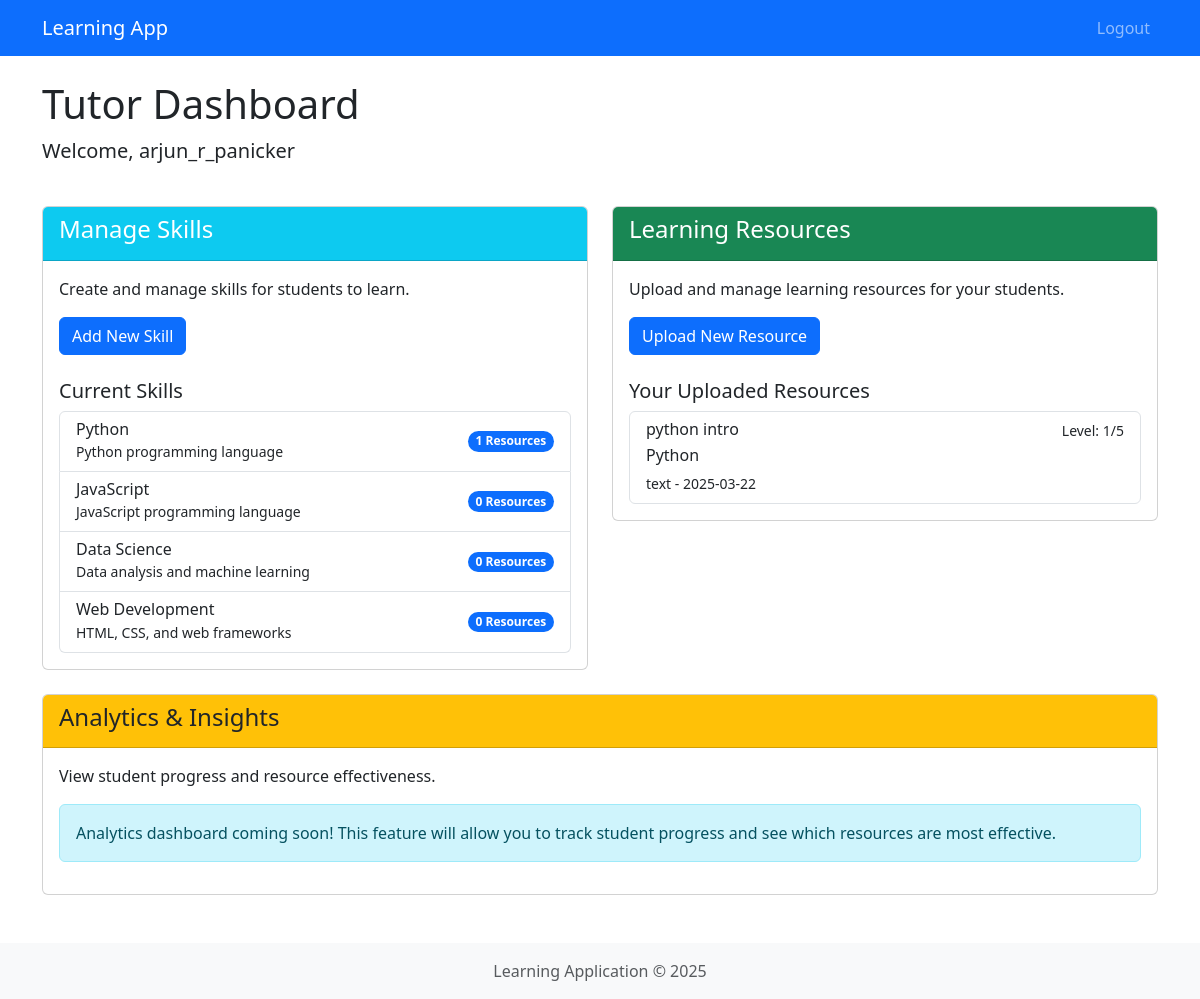
Page /tutor/dashboard (signed in) on the committed database.
### models.py (models this page shows)
class User(db.Model, UserMixin):
    id = db.Column(db.Integer, primary_key=True)
    username = db.Column(db.String(80), unique=True, nullable=False)
    email = db.Column(db.String(120), unique=True, nullable=False)
    password = db.Column(db.String(200), nullable=False)
    is_tutor = db.Column(db.Boolean, default=False)
    created_at = db.Column(db.DateTime, default=datetime.utcnow)
    assessments = db.relationship('Assessment', backref='user', lazy=True)

class Skill(db.Model):
    id = db.Column(db.Integer, primary_key=True)
    name = db.Column(db.String(100), unique=True, nullable=False)
    description = db.Column(db.Text)
    questions = db.relationship('Question', backref='skill', lazy=True)
    resources = db.relationship('Resource', backref='skill', lazy=True)

class Resource(db.Model):
    id = db.Column(db.Integer, primary_key=True)
    skill_id = db.Column(db.Integer, db.ForeignKey('skill.id'), nullable=False)
    title = db.Column(db.String(200), nullable=False)
    content_type = db.Column(db.String(50), nullable=False)  # 'pdf', 'text', etc.
    content = db.Column(db.Text, nullable=True)  # For text content
    file_path = db.Column(db.String(200), nullable=True)  # For PDFs
    proficiency_level = db.Column(db.Integer, nullable=False)  # 1-5 scale
    uploaded_by = db.Column(db.Integer, db.ForeignKey('user.id'), nullable=False)
    uploaded_at = db.Column(db.DateTime, default=datetime.utcnow)
    uploader = db.relationship('User')

### routes/tutor.py (the view)
@tutor_bp.route('/dashboard')
@login_required
def dashboard():
    if not current_user.is_tutor:
        return redirect(url_for('user.dashboard'))
    skills = Skill.query.all()
    resources = Resource.query.filter_by(uploaded_by=current_user.id).all()
    return render_template('tutor/dashboard.html',
                          skills=skills,
                          resources=resources)

### app.py (called while the page is built)
@login_manager.user_loader
def load_user(user_id):
    return User.query.get(int(user_id))

### templates/tutor/dashboard.html (shortened to what this page needs)
<!DOCTYPE html>
<html lang="en">
<head>
    <link rel="stylesheet" href="https://cdn.jsdelivr.net/npm/bootstrap@5.3.0/dist/css/bootstrap.min.css">
</head>
<body>
    <nav class="navbar navbar-expand-lg navbar-dark bg-primary">
        <div class="container">
            <a class="navbar-brand" href="#">Learning App</a>
            <div class="collapse navbar-collapse" id="navbarNav">
                <ul class="navbar-nav ms-auto">
                    <li class="nav-item">
                        <a class="nav-link" href="{{ url_for('auth.logout') }}">Logout</a>
                    </li>
                </ul>
            </div>
        </div>
    </nav>
    <div class="container mt-4">
        <div class="row">
            <div class="col-12">
                <h1>Tutor Dashboard</h1>
                <p class="lead">Welcome, {{ current_user.username }}</p>
            </div>
        </div>
        <div class="row mt-4">
            <div class="col-md-6">
                <div class="card">
                    <div class="card-header bg-info text-white">
                        <h4>Manage Skills</h4>
                    </div>
                    <div class="card-body">
                        <p>Create and manage skills for students to learn.</p>
                        <a href="{{ url_for('tutor.add_skill') }}" class="btn btn-primary">Add New Skill</a>
                        <div class="mt-4">
                            <h5>Current Skills</h5>
                            {% if skills %}
                                <div class="list-group">
                                    {% for skill in skills %}
                                        <div class="list-group-item d-flex justify-content-between align-items-center">
                                            <div>
                                                <h6 class="mb-0">{{ skill.name }}</h6>
                                                <small>{{ skill.description }}</small>
                                            </div>
                                            <span class="badge bg-primary rounded-pill">
                                                {{ skill.resources|length }} Resources
                                            </span>
                                        </div>
                                    {% endfor %}
                                </div>
                            {% else %}
                                <p class="text-muted">No skills have been added yet.</p>
                            {% endif %}
                        </div>
                    </div>
                </div>
            </div>
            <div class="col-md-6">
                <div class="card">
                    <div class="card-header bg-success text-white">
                        <h4>Learning Resources</h4>
                    </div>
                    <div class="card-body">
                        <p>Upload and manage learning resources for your students.</p>
                        <a href="{{ url_for('tutor.upload_resource') }}" class="btn btn-primary">Upload New Resource</a>
                        <div class="mt-4">
                            <h5>Your Uploaded Resources</h5>
                            {% if resources %}
                                <div class="list-group">
                                    {% for resource in resources %}
                                        <a href="{{ url_for('tutor.view_resource', resource_id=resource.id) }}" class="list-group-item list-group-item-action">
                                            <div class="d-flex w-100 justify-content-between">
                                                <h6 class="mb-1">{{ resource.title }}</h6>
                                                <small>Level: {{ resource.proficiency_level }}/5</small>
                                            </div>
                                            <p class="mb-1">
                                                {% for skill in skills %}
                                                    {% if skill.id == resource.skill_id %}
                                                        {{ skill.name }}
                                                    {% endif %}
                                                {% endfor %}
                                            </p>
                                            <small>{{ resource.content_type }} - {{ resource.uploaded_at.strftime('%Y-%m-%d') }}</small>
                                        </a>
                                    {% endfor %}
                                </div>
                            {% else %}
                                <p class="text-muted">You haven't uploaded any resources yet.</p>
                            {% endif %}
                        </div>
                    </div>
                </div>
            </div>
        </div>
        <div class="row mt-4">
            <div class="col-12">
                <div class="card">
                    <div class="card-header bg-warning">
                        <h4>Analytics & Insights</h4>
                    </div>
                    <div class="card-body">
                        <p>View student progress and resource effectiveness.</p>
                        <div class="alert alert-info">
                            Analytics dashboard coming soon! This feature will allow you to track student progress and see which resources are most effective.
                        </div>
                    </div>
                </div>
            </div>
        </div>
    </div>
    <footer class="mt-5 py-3 bg-light">
        <div class="container text-center">
            <p class="text-muted mb-0">Learning Application &copy; 2025</p>
        </div>
    </footer>
</body>
</html>

### rows in the picture
User: username "arjun_r_panicker"
Skill: name "Python", description "Python programming language", resources|length "1"
Skill: name "JavaScript", description "JavaScript programming language", resources|length "0"
Skill: name "Data Science", description "Data analysis and machine learning", resources|length "0"
Skill: name "Web Development", description "HTML, CSS, and web frameworks", resources|length "0"
Resource: title "python intro", proficiency_level "1", content_type "text", uploaded_at "2025-03-22"
